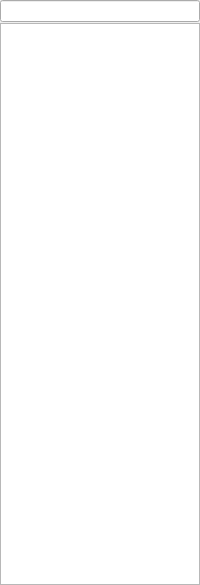
<?xml version="1.0" encoding="UTF-8"?>
<ui version="4.0">
 <class>SceneInspector</class>
 <widget class="QDockWidget" name="SceneInspector">
  <property name="geometry">
   <rect>
    <x>0</x>
    <y>0</y>
    <width>200</width>
    <height>585</height>
   </rect>
  </property>
  <property name="windowTitle">
   <string>Inspector</string>
  </property>
  <widget class="QWidget" name="dockWidgetContents">
   <layout class="QVBoxLayout" name="verticalLayout">
    <property name="spacing">
     <number>1</number>
    </property>
    <property name="margin">
     <number>0</number>
    </property>
    <item>
     <widget class="QLineEdit" name="m_filter">
      <property name="text">
       <string/>
      </property>
     </widget>
    </item>
    <item>
     <widget class="QTreeView" name="m_treeView">
      <property name="contextMenuPolicy">
       <enum>Qt::CustomContextMenu</enum>
      </property>
      <property name="headerHidden">
       <bool>true</bool>
      </property>
     </widget>
    </item>
   </layout>
  </widget>
  <action name="m_actionReMove">
   <property name="text">
    <string>移除</string>
   </property>
   <property name="shortcut">
    <string>Del</string>
   </property>
  </action>
  <action name="m_actionReName">
   <property name="text">
    <string>重命名</string>
   </property>
   <property name="shortcut">
    <string>F2</string>
   </property>
  </action>
 </widget>
 <resources>
  <include location="SceneEdit.qrc"/>
 </resources>
 <connections/>
</ui>
